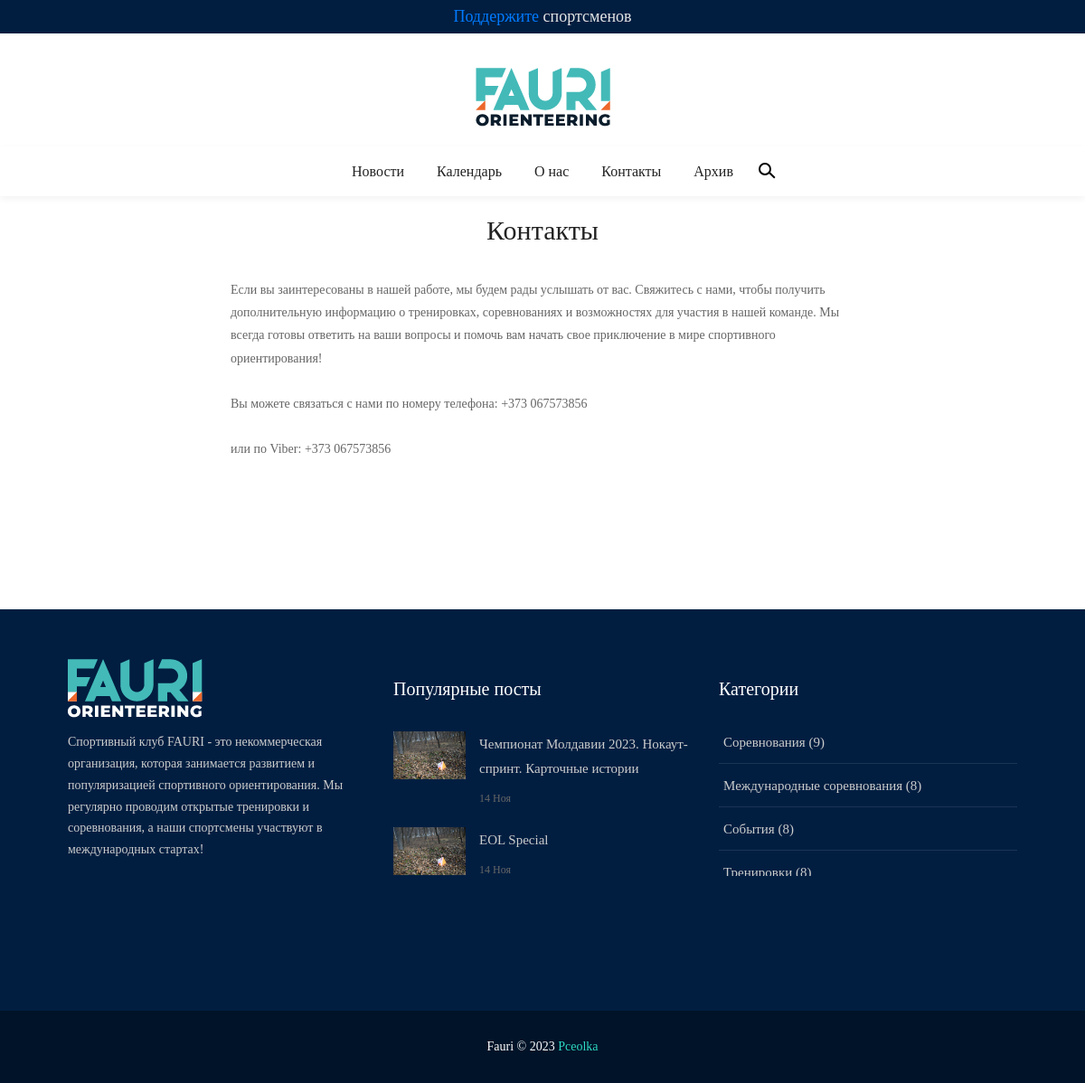
Page /contact/ on the committed database.
### store/models.py (models this page shows, shortened)
class Trending(models.Model):
    id = models.AutoField(primary_key=True)
    text = models.TextField(help_text="НЕЛЬЗЯ:-ставить заголовок 1 и 2, -шрифт 36 и более", default="")
    def __str__(self):
        return self.text
    class Meta:
        verbose_name = u'Срочное'
        verbose_name_plural = u'Срочное'

class Event(models.Model):
    id = models.AutoField(primary_key=True)
    header = models.TextField(u'Заголовок', default="")
    author = models.CharField(u'Автор новости', help_text=u'', max_length=25, default='FAURI')
    image = models.ImageField(u'Картинка', help_text=u'', upload_to='', default='umolcanie.jpg')
    description = models.TextField(default="")
    CATEGORY_CHOICES = [
        ('события', 'События'),
        ('тренировки', 'Тренировки'),
        ('международные соревнования', 'Международные соревнования'),
        ('соревнования', 'Соревнования'),
    ]
    category = models.CharField(
        u'Категория события',
        max_length=50,  # Увеличьте максимальную длину поля, если это необходимо
        choices=CATEGORY_CHOICES,
        default='событие',  # Установите категорию по умолчанию, если необходимо
    )
    day = models.DateField(u'Дата события', blank=True, null=True)
    start_time = models.TimeField(u'Время начала события', blank=True, null=True)
    end_time = models.TimeField(u'Время конца события ', blank=True, null=True)
    creation_day = models.DateField(u'Дата создания ', help_text=u'', default=datetime.date.today)
    is_popular = models.BooleanField(u'Популярная ', default=False)
    class Meta:
        verbose_name = u'Событие'
        verbose_name_plural = u'События'

### store/views.py (the view)
# urls.py: path("contact/", views.contact, name='contact'),
def contact(request):
    return render(request, "contact.html")

### store/context_processors.py (called while the page is built)
def trending_texts(request):
    trending_text = Trending.objects.all()
    return {'trending_texts': trending_text}

### store/utils.py (called while the page is built)
    def formatday(self, day, weekday):
        events_from_day = self.events.filter(day__day=day)
        events_html = '<ul >''</ul>'
        if day == 0:
            return '<div class="calendar__number">&nbsp;</div>'  # day outside month
        else:
            if events_from_day:
                return '<div class="calendar__number calendar__number--current %s %s" data-id="%d">%d%s</div>' % (self.cssclasses[weekday], 'event', events_from_day[0].id, day, events_html)
            else:
                return '<div class="calendar__number %s">%d%s</div>' % (self.cssclasses[weekday], day, events_html)

    def formatweek(self, theweek):
        s = ''.join(self.formatday(d, wd) for (d, wd) in theweek)
        return '<div class="calendar__date">%s</div>' % s

    def formatmonth(self, theyear, themonth, withyear=True):
        events = Event.objects.filter(day__month=themonth)
        v = []
        a = v.append
        a('<div class="calendar">')
        a('\n')
        for week in self.monthdays2calendar(theyear, themonth):
            a(self.formatweek(week))
            a('\n')
        a('</div>')
        a('\n')
        return ''.join(v)

### templates/contact.html
{% extends 'base.html' %}
{% load static %}
{% block content %}
<body class="animsition">
<div class="container">
    <div class="headline bg0 flex-wr-sb-c p-rl-20 p-tb-8">
    </div>
</div>
<div class="container p-t-4 p-b-35" style="text-align: center;">
    <h2 class="f1-l-1 cl2">
        Контакты
    </h2>
</div>
<section class="bg0 p-b-110">
    <div class="container">
        <div class="row justify-content-center">
            <div class="col-md-7 col-lg-8 p-b-30">
                <div class="p-r-10 p-r-0-sr991">
                    <p class="f1-s-11 cl6 p-b-25">
                            Если вы заинтересованы в нашей работе, мы будем рады услышать от вас. Свяжитесь с нами,
                            чтобы получить дополнительную информацию о тренировках, соревнованиях и возможностях для
                            участия в нашей команде. Мы всегда готовы ответить на ваши вопросы и помочь вам начать свое
                            приключение в мире спортивного ориентирования! </p>
                                        <p class="f1-s-11 cl6 p-b-25">
                            Вы можете связаться с нами по номеру телефона: +373 067573856</p>
                                        <p class="f1-s-11 cl6 p-b-25">или по Viber: +373 067573856</p>
                </div>
            </div>
        </div>
    </div>
</section>
</body>
{% endblock content %}

### templates/base.html (shortened to what this page needs)
<!DOCTYPE html>
{% load static %}
<html lang="ru">
<head>
    <link rel="stylesheet" type="text/css" href="{% static 'vendor/bootstrap/css/bootstrap.min.css' %}">
    <link rel="stylesheet" type="text/css" href="{% static 'fonts/fontawesome-5.0.8/css/fontawesome-all.min.css' %}">
    <link rel="stylesheet" type="text/css" href="{% static 'fonts/iconic/css/material-design-iconic-font.min.css' %}">
    <link rel="stylesheet" type="text/css" href="{% static 'vendor/animate/animate.css' %}">
    <link rel="stylesheet" type="text/css" href="{% static 'vendor/css-hamburgers/hamburgers.min.css' %}">
    <link rel="stylesheet" type="text/css" href="{% static 'vendor/animsition/css/animsition.min.css' %}">
    <link rel="stylesheet" type="text/css" href="{% static 'css/util.min.css' %}">
    <link rel="stylesheet" type="text/css" href="{% static 'css/main.css' %}">
    <link rel="stylesheet" type="text/css" href="{% static 'css/calendarsmall.css' %}">
</head>
<body class="animsition">
<header>
    <div class="container-menu-desktop">
        {% if trending_texts %}
        <ul class="topbar-mobile text-center" >
                <span class="dis-inline-block cl16 slide100-txt pos-relative size-w-0" data-in="fadeInDown"
                      data-out="fadeOutDown">
								{% for text in trending_texts %}
								<span class="dis-inline-block slide100-txt-item animated visible-false">
									{{ text|safe }}
								</span>
								{% endfor %}
							</span>
        </ul>
        {% endif %}
        <div class="wrap-logo no-banner container">
            <div class="logo">
                <a href="{% url 'index' %}"><img src="{% static 'assets/img/logo.png' %}" alt="LOGO"></a>
            </div>
        </div>
        <div class="wrap-main-nav">
            <div class="main-nav">
                <nav class="menu-desktop">
                    <ul class="main-menu justify-content-center">
                        <li class="mega-menu-item">
                            <a href="{% url 'news' %}">Новости</a>
                        </li>
                        <li class="mega-menu-item">
                            <a href="{% url 'calendars' %}">Календарь</a>
                        </li>
                        <li class="mega-menu-item">
                            <a href="{% url 'about' %}"> О нас</a>
                        </li>
                        <li class="mega-menu-item">
                            <a href="{% url 'contact' %}"> Контакты</a>
                        </li>
                        <li class="mega-menu-item">
                            <a href="{% url 'archive' %}"> Архив</a>
                        </li>
                        <li class="mega-menu-item">
                            <form action="{% url 'search' %}" method="GET" style="display: flex; ">
                                    <div class="containersearched">
                                    <div class="search"></div>
                                </div>
                            </form>
                        </li>
                    </ul>
                </nav>
            </div>
        </div>
    </div>
</header>
{% block content %}{% endblock content %}
<footer>
    <div class="bg2 p-t-40 p-b-25">
        <div class="container">
            <div class="row">
                <div class="col-lg-4 p-b-20">
                    <div class="size-h-3 flex-s-c">
                        <a href="index.html">
                            <img class="max-s-full" src="{% static 'assets/img/logo2.png' %}" alt="LOGO">
                        </a>
                    </div>
                    <div>
                        <p class="f1-s-1 cl11 p-b-16">
                            Спортивный клуб FAURI -
                            это некоммерческая организация, которая занимается развитием и популяризацией
                            спортивного ориентирования. Мы регулярно проводим открытые тренировки и соревнования,
                            а наши спортсмены участвуют в международных стартах!
                        </p>
                        <p class="f1-s-1 cl11 p-b-16">
                        </p>
                        <div class="p-t-15">
                            <a href="#" class="fs-18 cl11 hov-cl10 trans-03 m-r-8">
                                <span class="fab fa-facebook-f"></span>
                            </a>
                            <a href="#" class="fs-18 cl11 hov-cl10 trans-03 m-r-8">
                                <span class="fab fa-youtube"></span>
                            </a>
                            <a href="#" class="fs-18 cl11 hov-cl10 trans-03 m-r-8">
                                <span class="fab fa-viber"></span>
                            </a>
                        </div>
                    </div>
                </div>
                <div class="col-sm-6 col-lg-4 p-b-20">
                    <div class="size-h-3 flex-s-c">
                        <h5 class="f1-m-7 cl0">
                            Популярные посты
                        </h5>
                    </div>
                    {% for popular_posts in popular_posts %}
                    <ul>
                        <li class="flex-wr-sb-s p-b-20">
                            <a href="{% url 'single' popular_posts.id %}" class="size-w-4 wrap-pic-w hov1 trans-03">
                                <img src="{{ popular_posts.image.url }}" alt="IMG">
                            </a>
                            <div class="size-w-5">
                                <h6 class="p-b-5">
                                    <a href="{% url 'single' popular_posts.id %}" class="f1-s-5 cl11 hov-cl10 trans-03">
                                        {{ popular_posts.header }}
                                    </a>
                                </h6>
                                <span class="f1-s-3 cl6">
										{{ popular_posts.creation_day|date:"d M" }}
									</span>
                            </div>
                        </li>
                    </ul>
                    {% endfor %}
                </div>
                <div class="col-sm-6 col-lg-4 p-b-20">
                    <div class="size-h-3 flex-s-c">
                        <h5 class="f1-m-7 cl0">
                            Категории
                        </h5>
                    </div>
                    <ul class="m-t--12">
                        <li class="how-bor1 p-rl-5 p-tb-10">
                            <a href="{% url 'news_by_category' category='соревнования' %}" class="f1-s-5 cl11 hov-cl10 trans-03 p-tb-8">
                                Соревнования ({{count_competition}})
                            </a>
                        </li>
                        <li class="how-bor1 p-rl-5 p-tb-10">
                            <a href="{% url 'news_by_category' category='международные соревнования' %}" class="f1-s-5 cl11 hov-cl10 trans-03 p-tb-8">
                                Международные соревнования ({{count_worldcomp}})
                            </a>
                        </li>
                        <li class="how-bor1 p-rl-5 p-tb-10">
                            <a href="{% url 'news_by_category' category='события' %}" class="f1-s-5 cl11 hov-cl10 trans-03 p-tb-8">
                                События ({{count_event}})
                            </a>
                        </li>
                        <li class="how-bor1 p-rl-5 p-tb-10">
                            <a href="{% url 'news_by_category' category='тренировки' %}" class="f1-s-5 cl11 hov-cl10 trans-03 p-tb-8">
                                Тренировки ({{count_train}})
                            </a>
                        </li>
                    </ul>
                </div>
            </div>
        </div>
    </div>
    <div class="bg11">
        <div class="container size-h-4 flex-c-c p-tb-15">
				<span class="f1-s-1 cl0 txt-center">
					Fauri © 2023 <a href="https://t.me/real_pceolka" class="f1-s-1 cl10 hov-link1">Pceolka </a>
				</span>
        </div>
    </div>
</footer>
</body>
</html>

### rows in the picture
Trending: text "Поддержите спортсменов"
Event: image (picture), header "Чемпионат Молдавии 2023. Нокаут-спринт. Карточные истории", creation_day "14 Ноя"
Event: image (picture), header "EOL Special", creation_day "14 Ноя"
Event: image (picture)

### other values in the picture
{{ count_competition }} "9"
{{ count_worldcomp }} "8"
{{ count_event }} "8"
{{ count_train }} "8"
